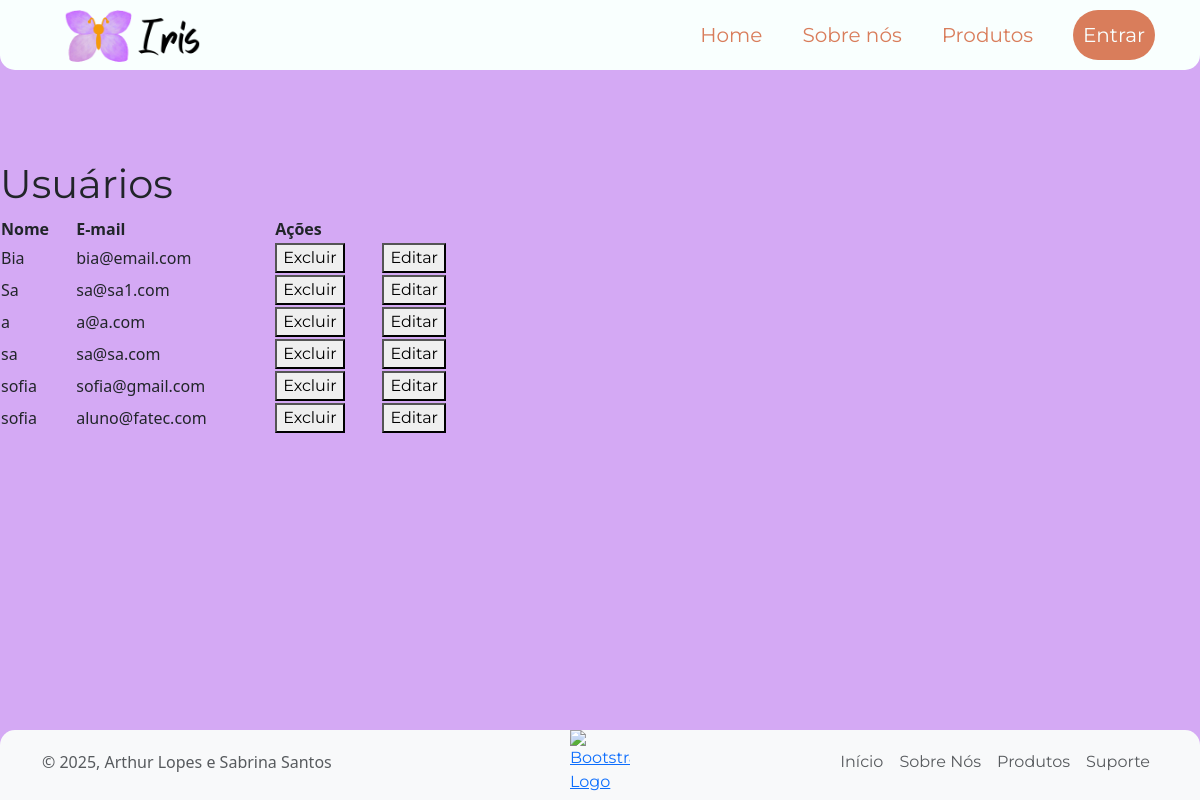
The page /usuarios on the database as committed earlier.
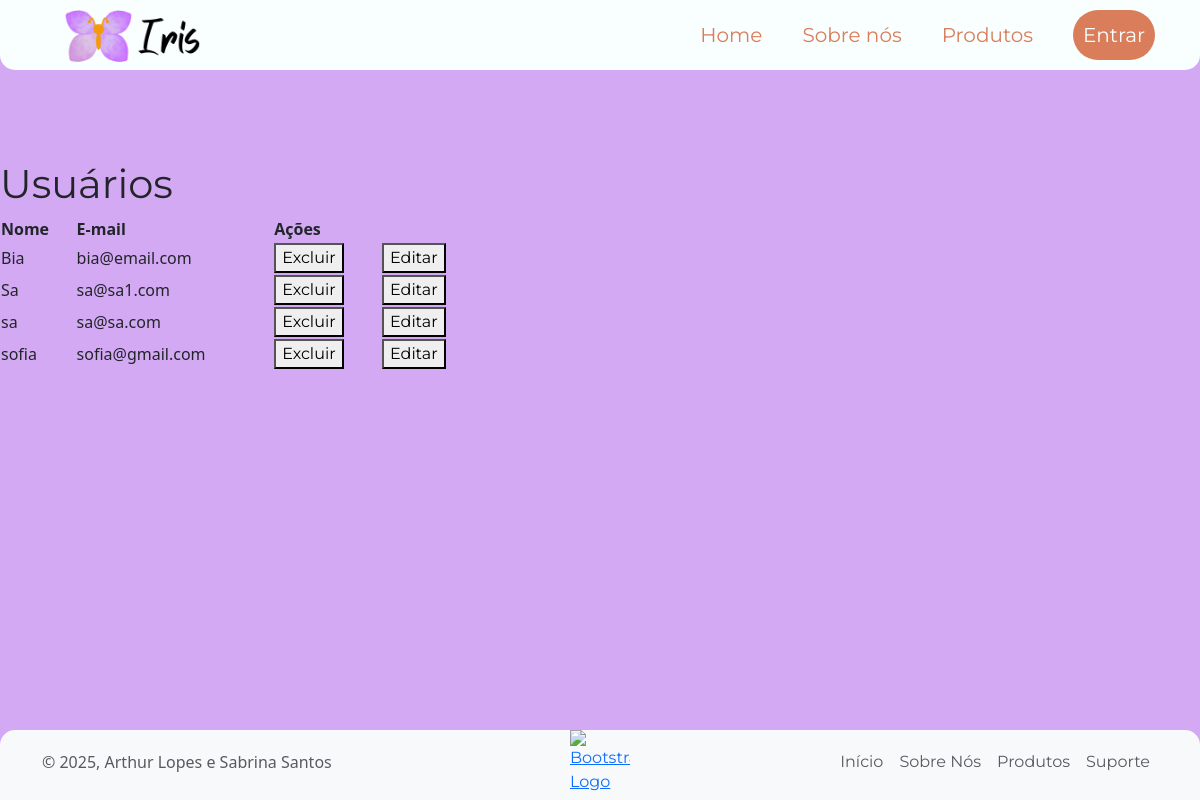
The same page on the database as committed later.
### app/models.py (models this page shows)
class Usuario(models.Model):
    nome = models.CharField(max_length=100)
    email = models.EmailField()
    senha = models.CharField(max_length=100)
    CEP = models.CharField(max_length=9, default='00000-000')
    logradouro = models.CharField(max_length=100, default='Não informado')
    bairro = models.CharField(max_length=100, default='Não informado')
    localidade = models.CharField(max_length=100, default='Não informado')
    estado = models.CharField(max_length=2, default='XX')
    numero_residencia = models.CharField(max_length=10, default='0')

### app/views.py (the view)
# urls.py: path('usuarios', views.exibirUsuarios, name = "exibirUsuarios"),
def exibirUsuarios(request):
    usuarios = Usuario.objects.all().values()
    return render(request, "usuarios.html", {'listUsuarios': usuarios})

### app/templates/usuarios.html (shortened to what this page needs)
{% extends 'template.html' %}
{% load static %}
{% block 'main' %}
<div class="">
    <h1 id="h1Usuarios">Usuários</h1>
</div>
    <table class="" style="width: 40%;">
        <tr id="trUsuarios">
            <th>Nome</th>
            <th>E-mail</th>
            <th colspan= "2">Ações</th>
        </tr>
        {% for user in listUsuarios %}
            <tr>
                <td>{{user.nome}}</td>
                <td>{{user.email}}</td>
                <td><a href="{% url 'excluirUsuario' user.id %}"> <button  id="btnExcluir"> Excluir </button> </a></td>
                <td><a href="{% url 'editarUsuario' user.id %}"> <button id="btnEditar"> Editar</button> </a></td>
            </tr>
        {% endfor %}
    </table>
{% endblock %}

Rows that differ between the two databases and show on the page:
removed Usuario: nome "a", email "a@a.com"
removed Usuario: nome "sofia", email "aluno@fatec.com"
